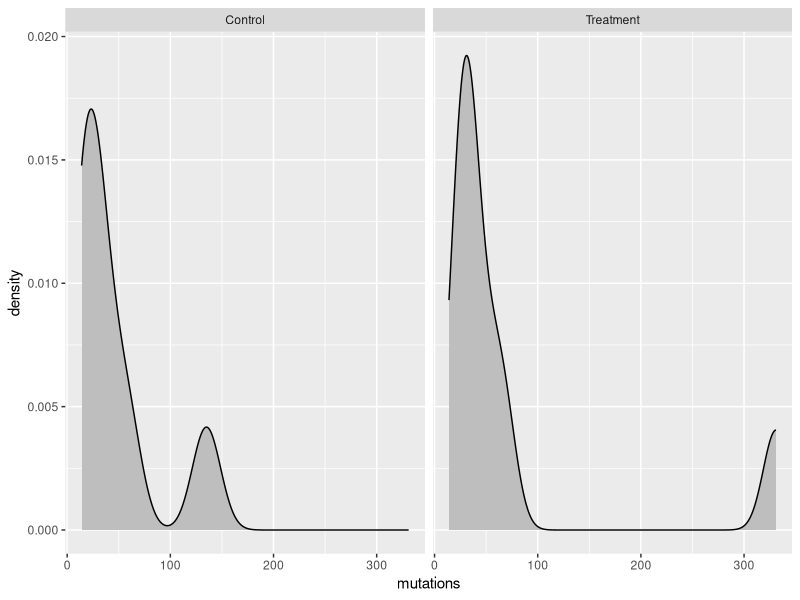
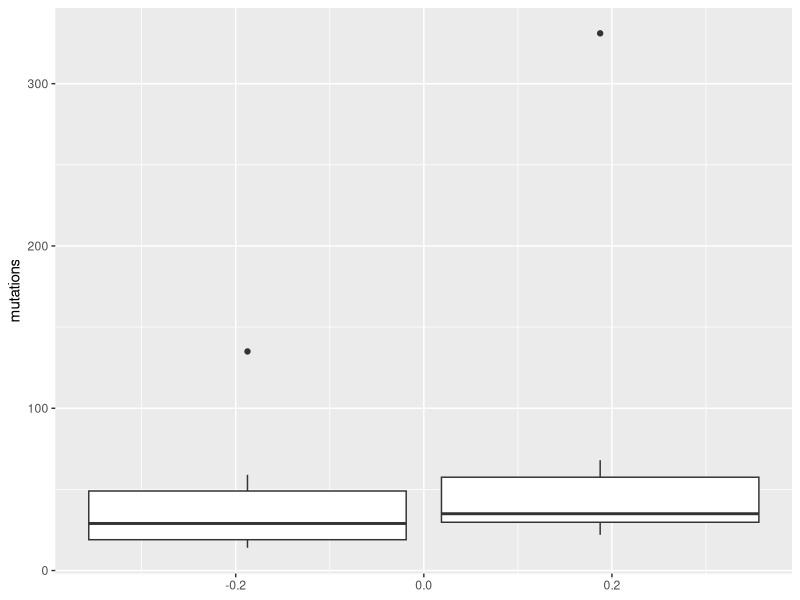
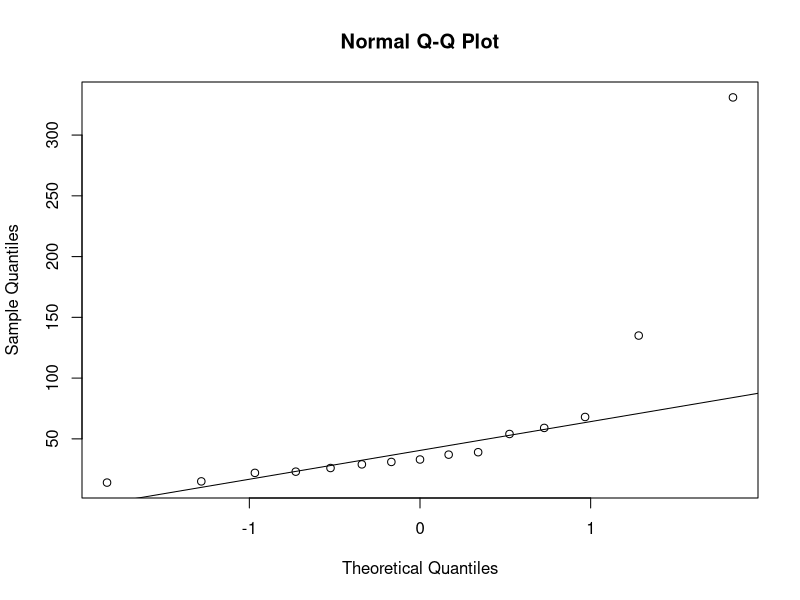
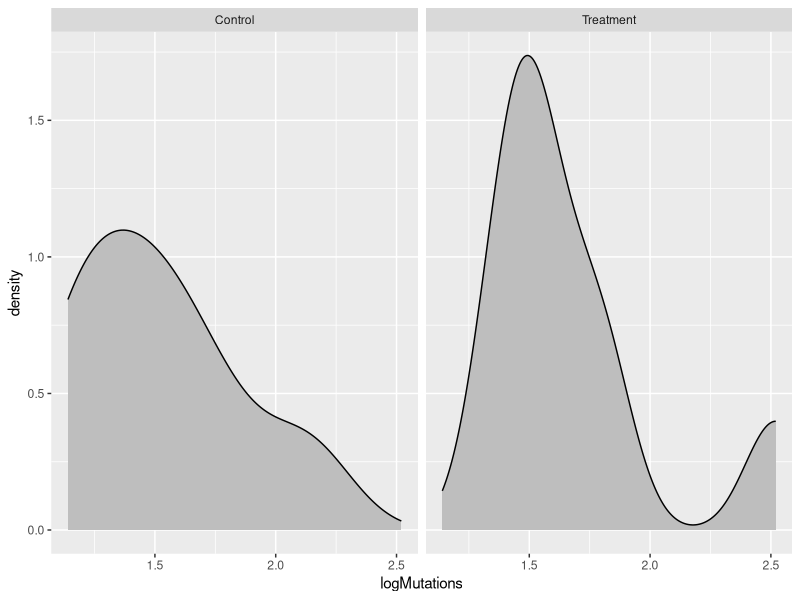
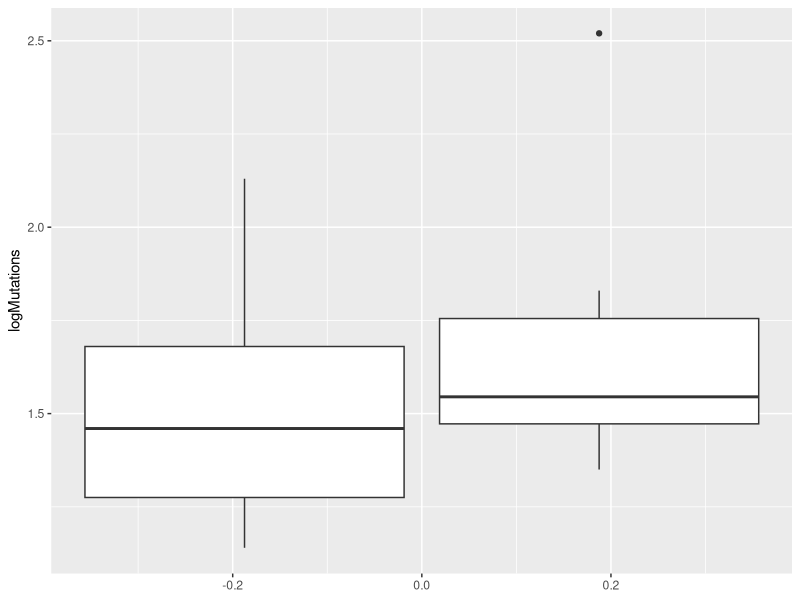
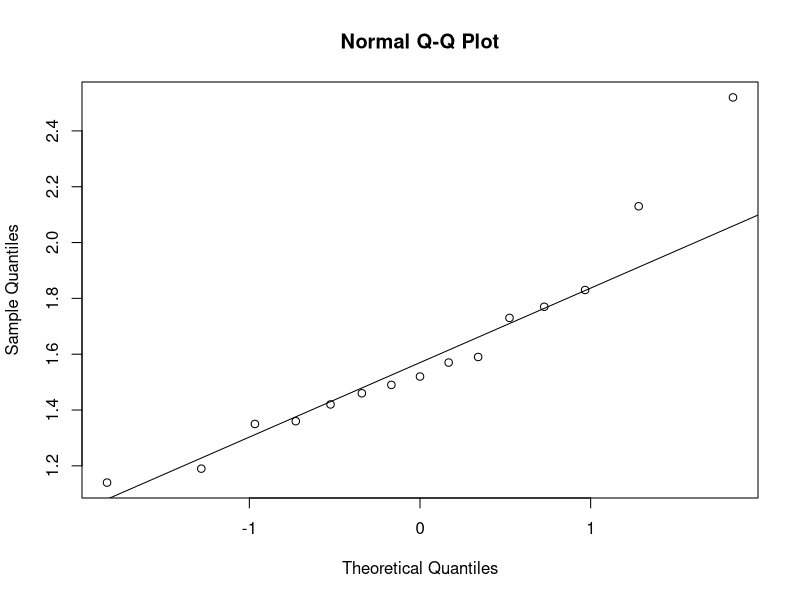
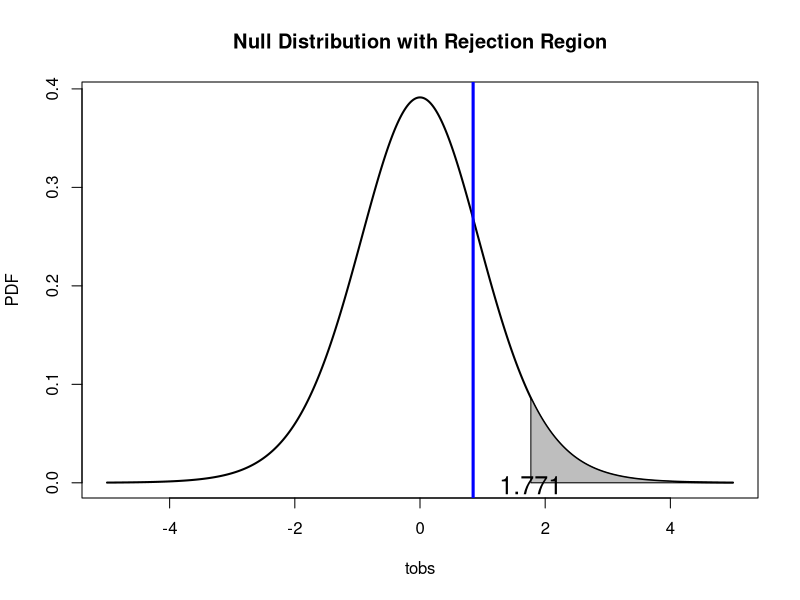
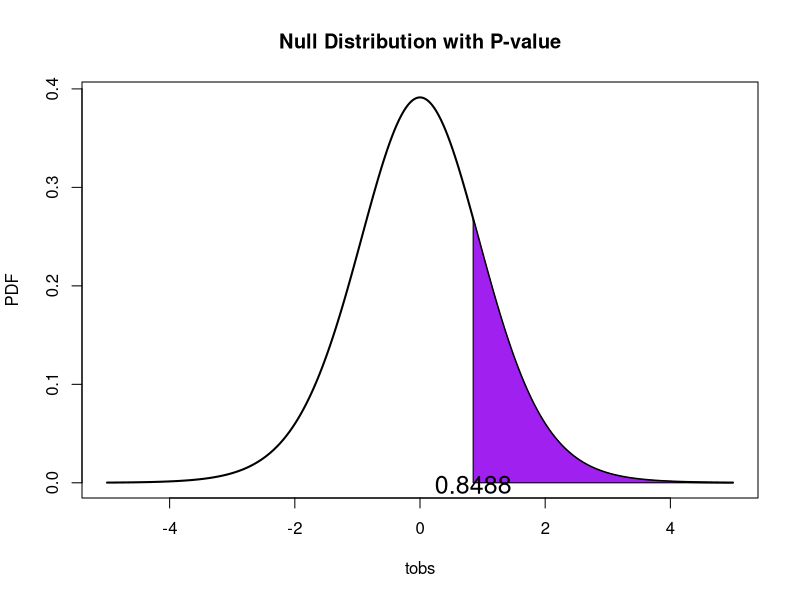

R code for these plots, in order:
########################################
##File with creation of plots and things 
##for Unit 6 370 redesign
########################################

#####################################
#PCM6a

#####################################
#PCM6b
#data set
logMutations <- c(2.13, 1.59, 1.14, 1.77, 1.36, 1.46, 1.19, 1.42, 1.73, 1.57, 1.49, 2.52, 1.83, 1.35, 1.52)
group <- c(rep("Control", 7), rep("Treatment", 8))
mutations <- round(10^(logMutations))
fungiData <- data.frame(mutations, group, logMutations)
fungiData

tapply(X = mutations, INDEX = group, FUN = summary)
library(tidyverse)
fungiSummary <- fungiData %>% group_by(group) %>% summarise(Min = min(mutations), Q1 = quantile(mutations, 0.25), Median = quantile(mutations, 0.5), Mean = mean(mutations), Q3 = quantile(mutations, 0.75), Max = max(mutations))
fungiSummary

ggplot(data = fungiData, aes(x = mutations)) + geom_density(fill = "grey") + facet_grid(. ~ group)

ggplot(data = fungiData, aes(y = mutations)) + geom_boxplot(aes(group = group))

qqnorm(fungiData$mutations)
qqline(y = fungiData$mutations)      

#log transform EDA
logfungiSummary <- fungiData %>% group_by(group) %>% summarise(Min = min(logMutations), Q1 = quantile(logMutations, 0.25), Median = quantile(logMutations, 0.5), Mean = mean(logMutations), Q3 = quantile(logMutations, 0.75), Max = max(logMutations), sd = sd(logMutations))
logfungiSummary

ggplot(data = fungiData, aes(x = logMutations)) + geom_density(fill = "grey") + facet_grid(. ~ group)

ggplot(data = fungiData, aes(y = logMutations)) + geom_boxplot(aes(group = group))

qqnorm(fungiData$logMutations)
qqline(y = fungiData$logMutations)  


test <- t.test(logMutations~group, data = fungiData)
test2 <- t.test(logMutations~group, data = fungiData, var.equal = TRUE)
test2

S1 <- sd(filter(fungiData, group == "Treatment")$logMutations)
n1 <- 8
S2 <- sd(filter(fungiData, group == "Control")$logMutations)
n2 <- 7

Sp <- sqrt(((n1-1)*S1^2+(n2-1)*S2^2)/(n1+n2-2))
Vbar1 <- 1.679
Vbar2 <- 1.52
(Vbar1-Vbar2)/(Sp*sqrt((1/n1+1/n2)))

(Vbar1-Vbar2)/sqrt((S1^2/n1+S2^2/n2))

#PCM6c
#null distribution with RR
x <- seq(from = -5, to = 5, length = 5000)
plot(x, dt(x,df = 13), main = "Null Distribution with Rejection Region", xlab = "tobs", ylab = "PDF", type = "l", lwd = 2)
x2 <- seq(from = qt(df = 13, 0.95), to = 5, length = 5000)
polygon(c(x2, rev(x2)), c(dt(x2, df = 13), rep(0, length(x2))), col = "Grey")
text(x = qt(df=13, 0.95), y = -0.002, round(qt(df=13, 0.95), 3), cex = 1.5)
abline(v = 0.8488, col = "Blue", lwd = 3)

#pvalue
x <- seq(from = -5, to = 5, length = 5000)
plot(x, dt(x,df = 13), main = "Null Distribution with P-value", xlab = "tobs", ylab = "PDF", type = "l", lwd = 2)
x2 <- seq(from = 0.8488, to = 5, length = 5000)
polygon(c(x2, rev(x2)), c(dt(x2, df = 13), rep(0, length(x2))), col = "Purple")

1-pt(0.8488, df =13)
text(x = 0.8488, y = -0.002, 0.8488, cex = 1.5)


#null and alternative distribution
#null distribution with RR
x <- seq(from = -4, to = 4, length = 5000)
plot(x, dnorm(x), main = "Null Distribution with Rejection Region", xlab = "zobs", ylab = "PDF", type = "l", lwd = 2)
x2 <- seq(from = qnorm(0.95), to = 4, length = 5000)
polygon(c(x2, rev(x2)), c(dnorm(x2), rep(0, length(x2))), col = "Grey")


x <- seq(from = -4, to = 4, length = 5000)
plot(x, dnorm(x), main = "Null Distribution with Rejection Region", xlab = expression(bar(y)), ylab = "PDF", type = "l", lwd = 2, xaxt = "n")
axis(side = 1, at = c(-3, -2, -1, 0, 1, 2, 3), labels = c(expression(mu[0]-3*sigma / sqrt(n)), expression(mu[0]-2*sigma / sqrt(n)),expression(mu[0]-1*sigma / sqrt(n)),expression(mu[0]),expression(mu[0]+sigma / sqrt(n)),expression(mu[0]+2*sigma / sqrt(n)),expression(mu[0]+3*sigma / sqrt(n))))
x2 <- seq(from = qnorm(0.95), to = 4, length = 5000)
polygon(c(x2, rev(x2)), c(dnorm(x2), rep(0, length(x2))), col = "Grey")
